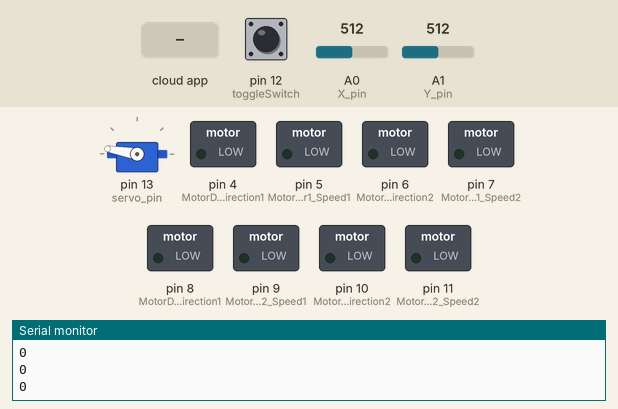
Simulated run of this sketch. Board: Arduino Mega 2560, built with avr-gcc and run on an emulated ATmega2560. Parts: servo, switched loads named in the sketch (green lamp = pin HIGH), the last lines printed to the serial monitor. The test bench sets the inputs (shaded band); at power-on: A1 (Y_pin) = 512, A0 (X_pin) = 512, pin 12 (toggleSwitch) HIGH. The ROS host is connected and sends only what is stated.

Above: at 1.2 s.
1.3 s: A1 (Y_pin) set to 104
2.8 s: A1 (Y_pin) set to 88
At 3.0 s:
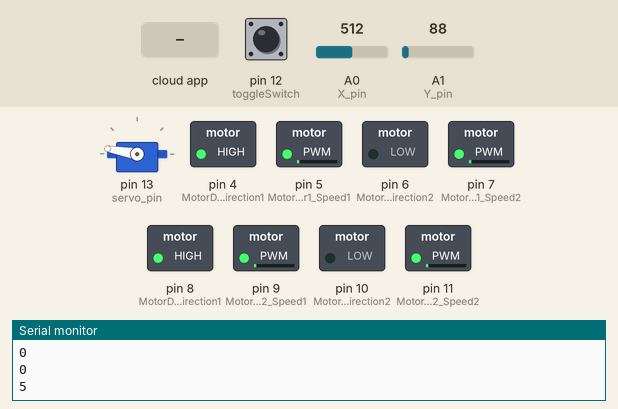
At 4.9 s:
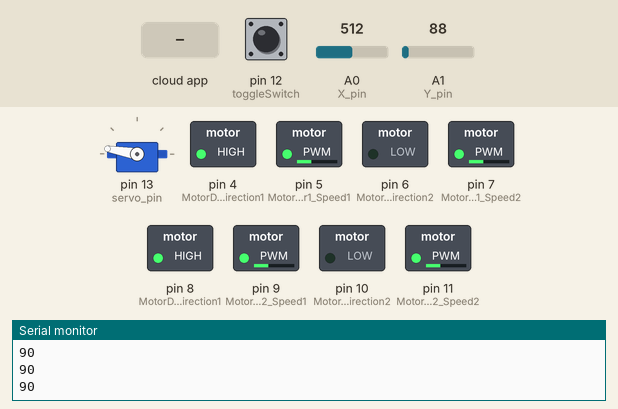
5.8 s: A0 (X_pin) set to 28
7.3 s: A0 (X_pin) set to 23
At 10.0 s:
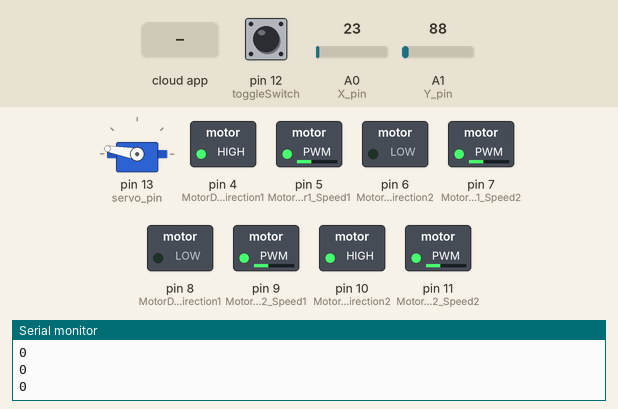
10.3 s: pin 12 (toggleSwitch) pulled LOW for 0.15 s
At 10.54 s:
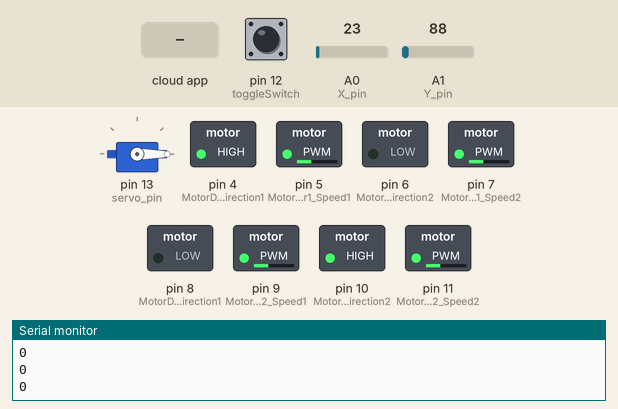
12.1 s: the phone or cloud app sets linear.x to 100
Timing chart, 0 to 14.6 s (numbered marks = the images above; inputs shaded):
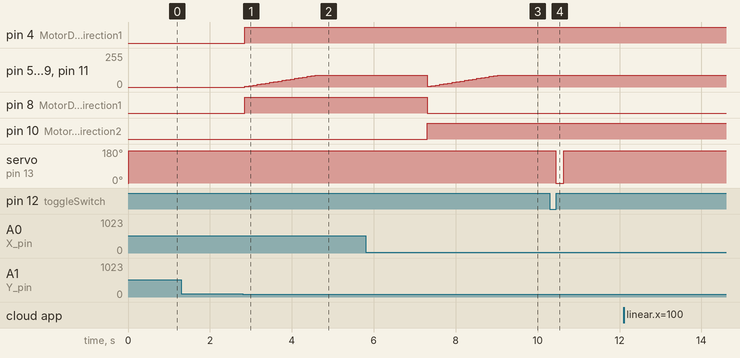

The sketch:

walkernewera.ino
```cpp
// ROS
#include <ros.h>
#include <geometry_msgs/Twist.h>
#include <std_msgs/String.h>
#include <std_msgs/float32.h>

ros::NodeHandle nh;
geometry_msgs::Twist msg;
std_msgs::Float32 str_msg;
ros::Publisher pub("walker_test", &str_msg);

// ON/OFF Switch
#include <ezButton.h>
ezButton toggleSwitch(12);

// 2-Axis Joystick
const int SW_pin = 53;
const int X_pin = 0;
const int Y_pin = 1;
int xAxis_Reading = 0;
int yAxis_Reading = 0;
int Forward_SpeedReading = 0;
int Backward_SpeedReading = 0;
int TurnLeft_SpeedReading = 0;
int TurnRight_SpeedReading = 0;

const char* currentMovement;

// MDD10A Rev2.0 Motor Driver #1
const int MotorDriver1_Direction1 = 4;
const int MotorDriver1_Speed1 = 5;
const int MotorDriver1_Direction2 = 6;
const int MotorDriver1_Speed2 = 7;

// MDD10A Rev2.0 Motor Driver #2
const int MotorDriver2_Direction1 = 8;
const int MotorDriver2_Speed1 = 9;
const int MotorDriver2_Direction2 = 10;
const int MotorDriver2_Speed2 = 11;

// Servo Motor
#include <Servo.h>
Servo servoMotor;
int servo_pin = 13;

// Function Prototype - Movement
void Forward(int autoSpeed, int& manualSpeed, int state);
void Backward(int autoSpeed, int& manualSpeed, int state);
void TurnLeft(int autoSpeed, int& manualSpeed, int state);
void TurnRight(int autoSpeed, int& manualSpeed, int state);
void Stationary();

// ROSSERIAL - Call Back Function
void CallBackFunction(const geometry_msgs::Twist& cmd_vel){
  float linear_x = cmd_vel.linear.x;
  float angular_z = cmd_vel.angular.z;
  str_msg.data = angular_z;
  pub.publish(&str_msg);

  // Map the value to the Arduino's rotation range (30 to 255) (Motors won't move under 30)
  // int arduino_value = (int)((angular_z + 0.05672) / 0.11344 * 255);
  // Constrain the value to be within the valid range
  // arduino_value = constrain(arduino_value, 0, 1024);
  // int arduino_value = int(round((angular_z + 1) * 127.5));

  // int angular_zCONVERTED = int(round(angular_z * 1000));
  // int arduino_value = map(angular_zCONVERTED, -5672, 5672, 0, 255);

  int angular_z_speed = abs(int(round(angular_z * 10000)));
  angular_z_speed = map(angular_z_speed, 0, 5672, 30, 60);

  int linear_x_speed = abs(int(round(linear_x * 10000)));
  linear_x_speed = map(linear_x_speed, 0, 4000, 30, 80);
  // Serial.println(arduino_value);

  // str_msg.data = cmd_vel.angular.z;
  // pub.publish(&str_msg);

  if (angular_z >= 0.002 && angular_z <= 0.012) { TurnLeft(angular_z_speed, TurnLeft_SpeedReading, 0); }
  else if (angular_z <= -0.012 && angular_z >= -0.002) { TurnRight(angular_z_speed, TurnRight_SpeedReading, 0); }
  else if (linear_x >= 0.2) { Backward(linear_x_speed, Backward_SpeedReading, 0); }
  // if (angular_z >= 0.002 && angular_z <= 0.012) { TurnLeft(0, TurnLeft_SpeedReading, 1); }
  // else if (angular_z <= -0.012 && angular_z >= -0.002) { TurnRight(0, TurnRight_SpeedReading, 1); }
  // else if (linear_x >= 0.2) { Backward(linear_x_speed, Backward_SpeedReading, 1); }
  else if (linear_x < 0.2)
  {
    Forward_SpeedReading -= 15;
    Backward_SpeedReading -= 15;
    TurnLeft_SpeedReading -= 20;
    TurnRight_SpeedReading -= 20;
    if (Forward_SpeedReading < 16) { Forward_SpeedReading = 0; }
    if (Backward_SpeedReading < 16) { Backward_SpeedReading = 0; }
    if (TurnLeft_SpeedReading < 16) { TurnLeft_SpeedReading = 0; }
    if (TurnRight_SpeedReading < 16) { TurnRight_SpeedReading = 0; }
    Stationary();
  }
  else
  {
    Forward_SpeedReading -= 15;
    Backward_SpeedReading -= 15;
    TurnLeft_SpeedReading -= 20;
    TurnRight_SpeedReading -= 20;
    if (Forward_SpeedReading < 16) { Forward_SpeedReading = 0; }
    if (Backward_SpeedReading < 16) { Backward_SpeedReading = 0; }
    if (TurnLeft_SpeedReading < 16) { TurnLeft_SpeedReading = 0; }
    if (TurnRight_SpeedReading < 16) { TurnRight_SpeedReading = 0; }
    Stationary();
  }

  // if (linear_x < 0.2) { Stationary(); }
}

ros::Subscriber <geometry_msgs::Twist> sub("/cmd_vel", &CallBackFunction);

void setup() {
  // ROS
  nh.initNode();                    // Initiate the node
  nh.subscribe(sub);                // Subscribe to topic
  nh.advertise(pub);

  toggleSwitch.setDebounceTime(50); // Debounce time of 50 milliseconds

  // 2-Axis Joystick
  pinMode(SW_pin, INPUT);
  digitalWrite(SW_pin, HIGH);

  // MDD10A Rev2.0 Motor Driver #1
  pinMode(MotorDriver1_Direction1, OUTPUT);
  pinMode(MotorDriver1_Speed1, OUTPUT);
  pinMode(MotorDriver1_Direction2, OUTPUT);
  pinMode(MotorDriver1_Speed2, OUTPUT);
  analogWrite(MotorDriver1_Speed1, 0);
  analogWrite(MotorDriver1_Speed2, 0);

  // MDD10A Rev2.0 Motor Driver #2
  pinMode(MotorDriver2_Direction1, OUTPUT);
  pinMode(MotorDriver2_Speed1, OUTPUT);
  pinMode(MotorDriver2_Direction2, OUTPUT);
  pinMode(MotorDriver2_Speed2, OUTPUT);
  analogWrite(MotorDriver2_Speed1, 0);
  analogWrite(MotorDriver2_Speed2, 0);

  // Servo Motor
  servoMotor.attach(servo_pin);
  servoMotor.write(0);
  delay(20);

  Serial.begin(57600);
  nh.getHardware() -> setBaud(57600);
  nh.initNode();
}

void loop() {
  // ON/OFF Switch condition
  toggleSwitch.loop();
  int state = toggleSwitch.getState();
  if (state == 0)
  {
    // Serial.println("AUTO");
    nh.spinOnce();
    servoMotor.write(0);
    // float angular_z = 0.01;
    // int angular_zCONVERTED = abs(int(round(angular_z * 10000)));
    // int arduino_value = map(angular_zCONVERTED, 0, 5672, 0, 255);
    // Serial.println(arduino_value);
    // FakeAuto();
  }
  else if (state == 1)
  {
    // Serial.println("MANUAL");
    servoMotor.write(170);
    xAxis_Reading = analogRead(X_pin);
    yAxis_Reading = analogRead(Y_pin);
    // Serial.print("yAXIS: ");
    // Serial.print(yAxis_Reading);
    // Serial.print(", xAXIS: ");
    // Serial.print(xAxis_Reading);
    // Serial.println("\n");

    Serial.println(Forward_SpeedReading);

    // int angular_z_speed = abs(int(round(angular_z * 10000)));
    // angular_z_speed = map(angular_z_speed, 0, 5672, 30, 175);
    // int yAxis_speed_forward = map(yAxis_Reading, 300, 6, 20, 90);


    if ((yAxis_Reading < 100) && (xAxis_Reading > 25 && xAxis_Reading < 1000))
    {
      Forward(0, Forward_SpeedReading, state);
      Backward_SpeedReading = TurnLeft_SpeedReading = TurnRight_SpeedReading = 0;
    }
    else if ((yAxis_Reading > 900) && (xAxis_Reading > 25 && xAxis_Reading < 1000))
    {
      Backward(0, Backward_SpeedReading, state);
      Forward_SpeedReading = TurnLeft_SpeedReading = TurnRight_SpeedReading = 0;
    }
    else if ((xAxis_Reading < 100) && (yAxis_Reading > 25 && yAxis_Reading < 1000))
    {
      TurnLeft(0, TurnLeft_SpeedReading, state);
      Forward_SpeedReading = Backward_SpeedReading = TurnRight_SpeedReading = 0;
    }
    else if ((xAxis_Reading > 900) && (yAxis_Reading > 25 && yAxis_Reading < 1000))
    {
      TurnRight(0, TurnRight_SpeedReading, state);
      Forward_SpeedReading = Backward_SpeedReading = TurnLeft_SpeedReading = 0;
    }
    // else if ((yAxis_Reading > 900) && (xAxis_Reading < 500))
    // {
    //   RealStationary();
    // }
    else
    {
      Forward_SpeedReading -= 15;
      Backward_SpeedReading -= 15;
      TurnLeft_SpeedReading -= 20;
      TurnRight_SpeedReading -= 20;
      if (Forward_SpeedReading < 16) { Forward_SpeedReading = 0; }
      if (Backward_SpeedReading < 16) { Backward_SpeedReading = 0; }
      if (TurnLeft_SpeedReading < 16) { TurnLeft_SpeedReading = 0; }
      if (TurnRight_SpeedReading < 16) { TurnRight_SpeedReading = 0; }
      Stationary();
    }

    // delay(100);
  }
  delay(100);
  nh.spinOnce();
}

void Forward(int autoSpeed, int& manualSpeed, int state){
  currentMovement = "Forward";

  int speed;
  if (state == 1)
  {
    if (manualSpeed+5 <= 90) { manualSpeed += 5; }
    speed = manualSpeed;
  }
  else if (state == 0)
  {
    if (manualSpeed+5 <= autoSpeed) { manualSpeed += 5; }
    speed = manualSpeed;
  }

  // MDD10A Rev2.0 Motor Driver #1
  digitalWrite(MotorDriver1_Direction1, HIGH);
  digitalWrite(MotorDriver1_Direction2, LOW);
  analogWrite(MotorDriver1_Speed1, speed);
  analogWrite(MotorDriver1_Speed2, speed);

  // MDD10A Rev2.0 Motor Driver #2
  digitalWrite(MotorDriver2_Direction1, HIGH);
  digitalWrite(MotorDriver2_Direction2, LOW);
  analogWrite(MotorDriver2_Speed1, speed);
  analogWrite(MotorDriver2_Speed2, speed);
}

void Backward(int autoSpeed, int& manualSpeed, int state){
  currentMovement = "Backward";

  int speed;
  if (state == 1)
  {
    if (manualSpeed+5 <= 90) { manualSpeed += 5; }
    speed = manualSpeed;
  }
  else if (state == 0)
  {
    if (manualSpeed+5 <= autoSpeed) { manualSpeed += 5; }
    speed = manualSpeed;
  }

  // MDD10A Rev2.0 Motor Driver #1
  digitalWrite(MotorDriver1_Direction1, LOW);
  digitalWrite(MotorDriver1_Direction2, HIGH);
  analogWrite(MotorDriver1_Speed1, speed);
  analogWrite(MotorDriver1_Speed2, speed);

  // MDD10A Rev2.0 Motor Driver #2
  digitalWrite(MotorDriver2_Direction1, LOW);
  digitalWrite(MotorDriver2_Direction2, HIGH);
  analogWrite(MotorDriver2_Speed1, speed);
  analogWrite(MotorDriver2_Speed2, speed);
}

void TurnLeft(int autoSpeed, int& manualSpeed, int state){
  currentMovement = "Left";

  int speed;
  if (state == 1)
  {
    if (manualSpeed+5 <= 90) { manualSpeed += 5; }
    speed = manualSpeed;
  }
  else if (state == 0)
  {
    if (manualSpeed+5 <= autoSpeed) { manualSpeed += 5; }
    speed = manualSpeed;
  }

  // MDD10A Rev2.0 Motor Driver #1
  digitalWrite(MotorDriver1_Direction1, HIGH);
  digitalWrite(MotorDriver1_Direction2, LOW);
  analogWrite(MotorDriver1_Speed1, speed);
  analogWrite(MotorDriver1_Speed2, speed);

  // MDD10A Rev2.0 Motor Driver #2
  digitalWrite(MotorDriver2_Direction1, LOW);
  digitalWrite(MotorDriver2_Direction2, HIGH);
  analogWrite(MotorDriver2_Speed1, speed);
  analogWrite(MotorDriver2_Speed2, speed);
}

void TurnRight(int autoSpeed, int& manualSpeed, int state){
  currentMovement = "Right";

  int speed;
  if (state == 1)
  {
    if (manualSpeed+5 <= 90) { manualSpeed += 5; }
    speed = manualSpeed;
  }
  else if (state == 0)
  {
    if (manualSpeed+5 <= autoSpeed) { manualSpeed += 5; }
    speed = manualSpeed;
  }

  // MDD10A Rev2.0 Motor Driver #1
  digitalWrite(MotorDriver1_Direction1, LOW);
  digitalWrite(MotorDriver1_Direction2, HIGH);
  analogWrite(MotorDriver1_Speed1, speed);
  analogWrite(MotorDriver1_Speed2, speed);

  // MDD10A Rev2.0 Motor Driver #2
  digitalWrite(MotorDriver2_Direction1, HIGH);
  digitalWrite(MotorDriver2_Direction2, LOW);
  analogWrite(MotorDriver2_Speed1, speed);
  analogWrite(MotorDriver2_Speed2, speed);
}

void Stationary(){
  int speed = 0;
  if (currentMovement == "Forward")
  {
    digitalWrite(MotorDriver1_Direction1, HIGH);
    digitalWrite(MotorDriver1_Direction2, LOW);
    digitalWrite(MotorDriver2_Direction1, HIGH);
    digitalWrite(MotorDriver2_Direction2, LOW);
    speed = Forward_SpeedReading;
  }
  else if (currentMovement == "Backward")
  {
    digitalWrite(MotorDriver1_Direction1, LOW);
    digitalWrite(MotorDriver1_Direction2, HIGH);
    digitalWrite(MotorDriver2_Direction1, LOW);
    digitalWrite(MotorDriver2_Direction2, HIGH);
    speed = Backward_SpeedReading;
  }
  else if (currentMovement == "Left")
  {
    digitalWrite(MotorDriver1_Direction1, HIGH);
    digitalWrite(MotorDriver1_Direction2, LOW);
    digitalWrite(MotorDriver2_Direction1, LOW);
    digitalWrite(MotorDriver2_Direction2, HIGH);
    speed = TurnLeft_SpeedReading;
  }
  else if (currentMovement == "Right")
  {
    digitalWrite(MotorDriver1_Direction1, LOW);
    digitalWrite(MotorDriver1_Direction2, HIGH);
    digitalWrite(MotorDriver2_Direction1, HIGH);
    digitalWrite(MotorDriver2_Direction2, LOW);
    speed = TurnRight_SpeedReading;
  }

  if (currentMovement == "Stationary" || speed == 0)
  {
    digitalWrite(MotorDriver1_Direction1, LOW);
    digitalWrite(MotorDriver1_Direction2, LOW);
    digitalWrite(MotorDriver2_Direction1, LOW);
    digitalWrite(MotorDriver2_Direction2, LOW);
    currentMovement = "Stationary";
  }

  // MDD10A Rev2.0 Motor Driver #1
  // digitalWrite(MotorDriver1_Direction1, LOW);
  // digitalWrite(MotorDriver1_Direction2, LOW);
  analogWrite(MotorDriver1_Speed1, speed);
  analogWrite(MotorDriver1_Speed2, speed);

  // MDD10A Rev2.0 Motor Driver #2
  // digitalWrite(MotorDriver2_Direction1, LOW);
  // digitalWrite(MotorDriver2_Direction2, LOW);
  analogWrite(MotorDriver2_Speed1, speed);
  analogWrite(MotorDriver2_Speed2, speed);
}

/*void RealStationary(){
  // MDD10A Rev2.0 Motor Driver #1
  digitalWrite(MotorDriver1_Direction1, LOW);
  digitalWrite(MotorDriver1_Direction2, LOW);
  analogWrite(MotorDriver1_Speed1, 0);
  analogWrite(MotorDriver1_Speed2, 0);

  // MDD10A Rev2.0 Motor Driver #2
  digitalWrite(MotorDriver2_Direction1, LOW);
  digitalWrite(MotorDriver2_Direction2, LOW);
  analogWrite(MotorDriver2_Speed1, 0);
  analogWrite(MotorDriver2_Speed2, 0);
}*/


/*void FakeAuto(){
  // MDD10A Rev2.0 Motor Driver #1
  digitalWrite(MotorDriver1_Direction1, LOW);
  digitalWrite(MotorDriver1_Direction2, HIGH);
  analogWrite(MotorDriver1_Speed1, 25);
  analogWrite(MotorDriver1_Speed2, 25);

  // MDD10A Rev2.0 Motor Driver #2
  digitalWrite(MotorDriver2_Direction1, HIGH);
  digitalWrite(MotorDriver2_Direction2, LOW);
  analogWrite(MotorDriver2_Speed1, 25);
  analogWrite(MotorDriver2_Speed2, 25);
}*/
```

Measured:
- the behaviour switches between 100 and 99 on A1 (Y_pin) (found by bisection; images 0 and 1)
- the behaviour switches between 26 and 25 on A0 (X_pin) (found by bisection; images 2 and 3)
- after the input at 2.8 s, pin 4 (MotorDriver1_Direction1), pin 8 (MotorDriver2_Direction1): LOW → HIGH after 0.05 s; pin 5 (MotorDriver1_Speed1), pin 7 (MotorDriver1_Speed2), pin 9 (MotorDriver2_Speed1), pin 11 (MotorDriver2_Speed2): moves from 0/255 to 90/255 over 1.7 s, starting after 0.05 s
- after the input at 7.3 s, pin 5 (MotorDriver1_Speed1), pin 7 (MotorDriver1_Speed2): 90/255 → 5/255 at once, → 10/255 0.10 s later, → 15/255 0.10 s later, → 20/255 0.10 s later, … (18 changes in this stretch)
- after the input at 10.3 s, servo on pin 13 (servo_pin): 170° → 0° after 0.14 s, → 170° 0.20 s later
